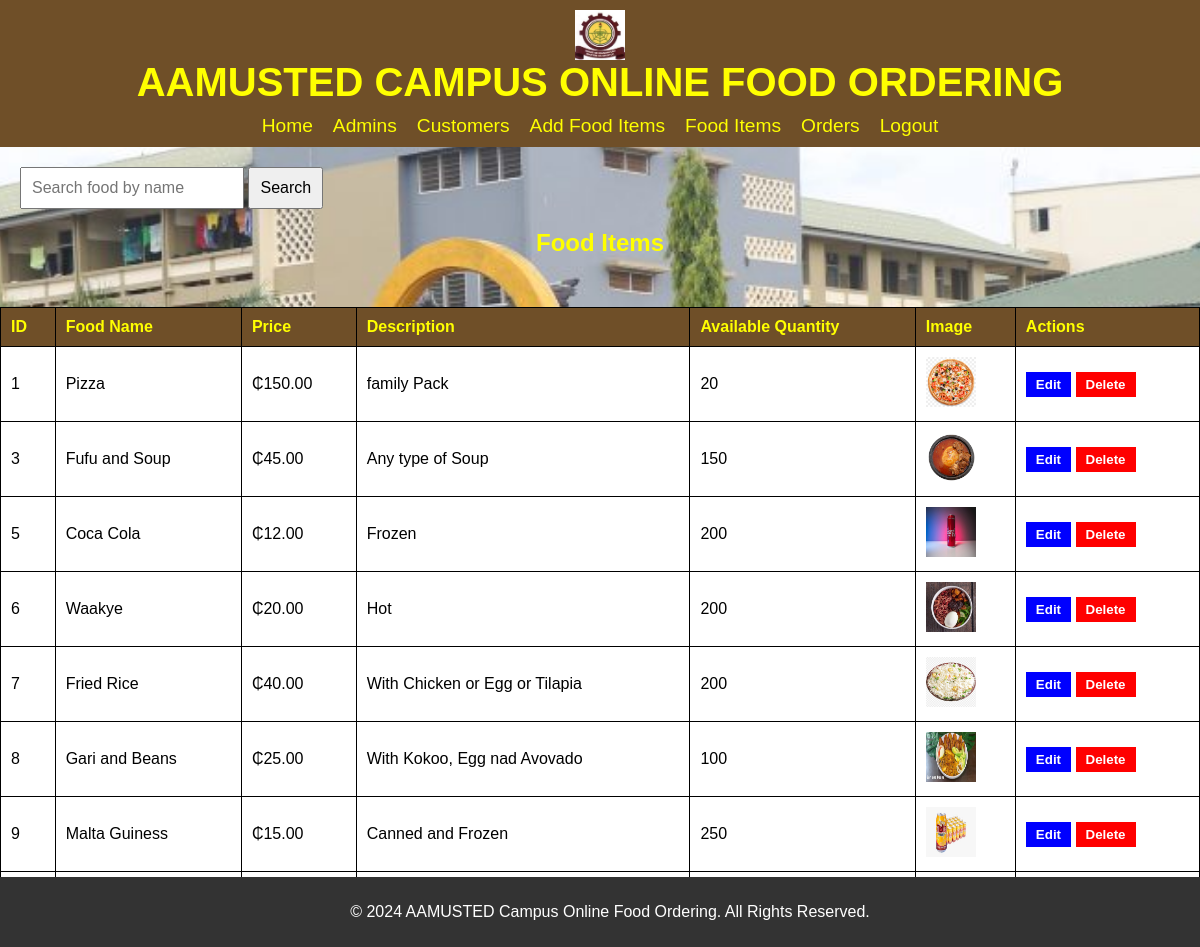
Screenshot of /admin/food_items.php with the database file from the repository.
### tables this page shows
CREATE TABLE `food_item` (
  `food_id` int(11) NOT NULL,
  `food_name` varchar(100) NOT NULL,
  `price` decimal(10,2) NOT NULL,
  `description` text DEFAULT NULL,
  `available_qty` int(11) DEFAULT 0,
  `image_path` varchar(255) DEFAULT NULL,
  `created_at` timestamp NOT NULL DEFAULT current_timestamp()
);

### admin/food_items.php (the view, shortened to what this page needs)
<?php
include 'dbconnection.php';
$search = '';
if (isset($_GET['search'])) {
    $search = $_GET['search'];
    $sql = "SELECT * FROM food_item WHERE food_name LIKE '%$search%'";
} else {
    $sql = "SELECT * FROM food_item";
}
$result = $conn->query($sql);
?>
<!DOCTYPE html>
<html lang="en">
<head>
</head>
<body>
<header>
    <img src="food/als.jfif" alt="Logo">
    <h1>AAMUSTED CAMPUS ONLINE FOOD ORDERING</h1>
    <div class="links-container">
        <a href="dashboard.php">Home</a>
        <a href="admins.php">Admins</a>
        <a href="customers.php">Customers</a>
        <a href="add_food_item.php">Add Food Items</a>
        <a href="food_items.php">Food Items</a>
        <a href="orders.php">Orders</a>
        <a href="aindex.php">Logout</a>
    </div>
</header>
<div class="search-container">
    <form method="get" action="">
        <input type="text" name="search" placeholder="Search food by name" value="<?= htmlspecialchars($search) ?>">
        <button type="submit">Search</button>
    </form>
</div>
<h2 style="text-align: center; color: yellow; margin-top: 20px;">Food Items</h2>
<table>
    <tr>
        <th>ID</th>
        <th>Food Name</th>
        <th>Price</th>
        <th>Description</th>
        <th>Available Quantity</th>
        <th>Image</th>
        <th>Actions</th>
    </tr>
    <?php
    if ($result->num_rows > 0) {
        while ($row = $result->fetch_assoc()) {
            echo "<tr>";
            echo "<td>" . $row['food_id'] . "</td>";
            echo "<td>" . $row['food_name'] . "</td>";
            echo "<td>₵" . $row['price'] . "</td>";
            echo "<td>" . $row['description'] . "</td>";
            echo "<td>" . $row['available_qty'] . "</td>";
            echo "<td><img src='" . $row['image_path'] . "' alt='Food Image' width='50' height='50'></td>";
            echo "<td>
                <form action='edit_food_item.php' method='get' style='display:inline;'>
                    <input type='hidden' name='food_id' value='" . $row['food_id'] . "'>
                    <button type='submit' class='edit-btn'>Edit</button>
                </form>
                <form action='delete_food_item.php' method='post' style='display:inline;'>
                    <input type='hidden' name='food_id' value='" . $row['food_id'] . "'>
                    <button type='submit' class='delete-btn'>Delete</button>
                </form>
            </td>";
            echo "</tr>";
        }
    } else {
        echo "<tr><td colspan='7'>No food items found</td></tr>";
    }
    ?>
</table>
<?php include 'footer.php'; ?>
</body>
</html>

### admin/food_items.php (style rules this page uses)
body { font-family: Arial, sans-serif; background: url('food/bgi.jpg') no-repeat center center fixed; background-size: cover; margin: 0; padding: 0; }
header { display: flex; flex-direction: column; align-items: center; background-color: #6f4f28; padding: 10px; color: yellow; text-align: center; }
header img { width: 50px; height: 50px; }
h1 { font-size: 2.5em; margin: 0; }
.links-container { display: flex; gap: 20px; justify-content: center; margin-top: 10px; }
.links-container a { color: yellow; text-decoration: none; font-size: 1.2em; }
.search-container { margin-top: 20px; display: flex; justify-content: flex-start; padding-left: 20px; }
.search-container input[type="text"] { padding: 10px; font-size: 1em; width: 200px; }
.search-container button { padding: 10px; font-size: 1em; cursor: pointer; }
table { width: 100%; border-collapse: collapse; margin-top: 50px; background-color: white; }
table, th, td { border: 1px solid black; }
th, td { padding: 10px; text-align: left; }
th { background-color: #6f4f28; color: yellow; }
.edit-btn, .delete-btn { border: none; padding: 5px 10px; cursor: pointer; color: white; font-weight: bold; }
.edit-btn { background-color: blue; }
.delete-btn { background-color: red; }

### rows the page displays
food_item: food_id "1", food_name "Pizza", price "150.00", description "family Pack", available_qty "20", image_path (picture)
food_item: food_id "3", food_name "Fufu and Soup", price "45.00", description "Any type of Soup", available_qty "150", image_path (picture)
food_item: food_id "5", food_name "Coca Cola", price "12.00", description "Frozen", available_qty "200", image_path (picture)
food_item: food_id "6", food_name "Waakye", price "20.00", description "Hot", available_qty "200", image_path (picture)
food_item: food_id "7", food_name "Fried Rice", price "40.00", description "With Chicken or Egg or Tilapia", available_qty "200", image_path (picture)
food_item: food_id "8", food_name "Gari and Beans", price "25.00", description "With Kokoo, Egg nad Avovado", available_qty "100", image_path (picture)
food_item: food_id "9", food_name "Malta Guiness", price "15.00", description "Canned and Frozen", available_qty "250", image_path (picture)
